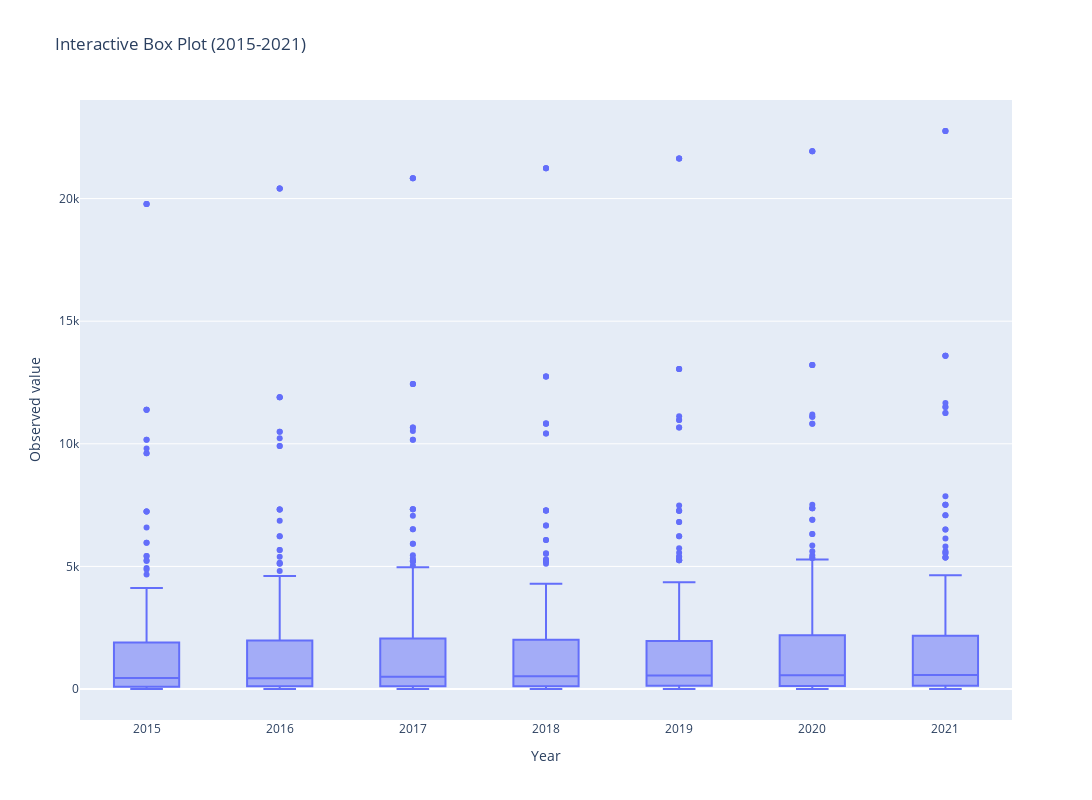

The code cell stored with this chart in its notebook:
### Markdown cell above
#### Observed Value between 2015-2021

### Code cell
# Filter the DataFrame for years between 2015 and 2021
filtered_df = df[(df['Year'] >= 2015) & (df['Year'] <= 2021)]

# Select the numerical columns for box plots
numerical_columns = ['Year', 'Observed value']

# Create an interactive box plot using Plotly
fig = px.box(filtered_df, x='Year', y='Observed value', title='Interactive Box Plot of the Observed Value (2015-2021)')
# Update the layout to adjust the size of the plot
fig.update_layout(width=1200, height=800)

# Show the plot
fig.show()

### Figure 1 — Plotly figure (JSON) as saved in the notebook; plotly's stock layout.template omitted (floating-point values rounded to 4 significant figures; data arrays with more than 128 entries replaced by an {"elided": "..."} marker saying what was removed)
{"data": [{"alignmentgroup": "True", "hovertemplate": "Year=%{x}<br>Observed value=%{y}<extra></extra>", "legendgroup": "", "marker": {"color": "#636efa"}, "name": "", "notched": false, "offsetgroup": "", "orientation": "v", "showlegend": false, "type": "box", "x": {"elided": "1638 int values"}, "x0": " ", "xaxis": "x", "y": {"elided": "1638 float values"}, "y0": " ", "yaxis": "y"}], "layout": {"boxmode": "group", "height": 800, "legend": {"tracegroupgap": 0}, "title": {"text": "Interactive Box Plot (2015-2021)"}, "width": 1200, "xaxis": {"anchor": "y", "autorange": true, "domain": [0, 1], "range": [2014.0, 2022.0], "title": {"text": "Year"}, "type": "linear"}, "yaxis": {"anchor": "x", "autorange": true, "domain": [0, 1], "range": [-1263.0, 24020.0], "title": {"text": "Observed value"}, "type": "linear"}}}
